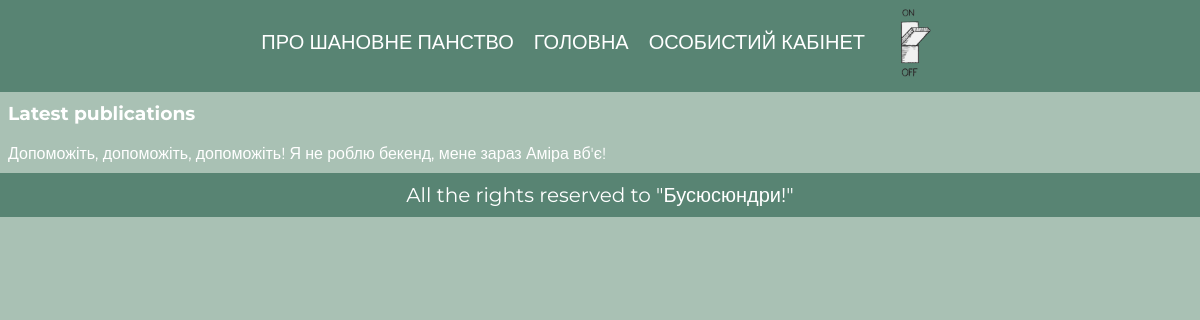
Before: / (signed in) with the older database file.
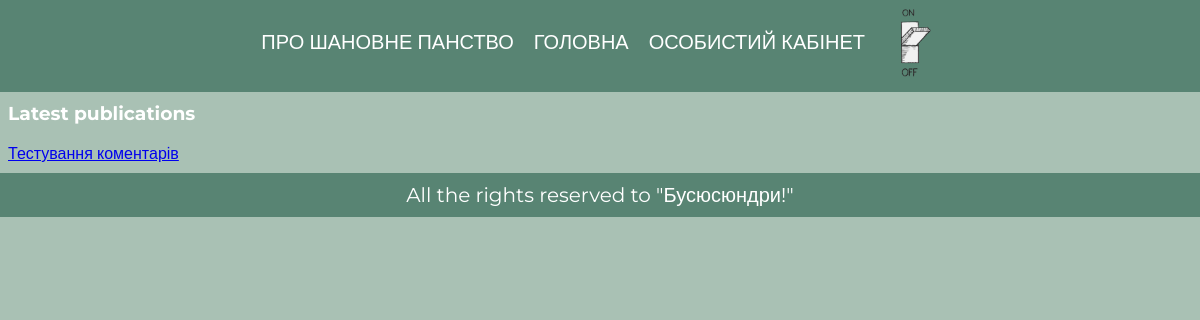
After: the same page with the newer database file.
### app/models.py (models this page shows, shortened)
class Article(models.Model):
    article_title = models.CharField('назва новини', max_length=200)
    article_text = models.TextField('текст новини')
    pub_date = models.DateTimeField('дата публікації')
    class Meta():
      verbose_name = 'Новина'
      verbose_name_plural = 'Новини'

### app/views.py (the view)
# urls.py: path('', views.index, name='Home'),
@login_required
def index(request):
    latest_article_list = Article.objects.order_by('-pub_date')[:5]
    return render(request, 'app/index.html', {'latest_article_list': latest_article_list})

### app/templates/app/index.html (shortened to what this page needs)
{% extends 'app/base.html' %}
{% load static %}
{% block main %}
<section>
  <div class='latest-publications text'>
    <h3 class="latest-publications-h3">Latest publications</h3>
    {% if latest_article_list%}
    {% for a in latest_article_list %}
      <div class=""><a href="/{{a.id}}">{{a.article_title}}</a></div>
    {% endfor %}
  {% else %}
  Допоможіть, допоможіть, допоможіть! Я не роблю бекенд, мене зараз Аміра вб'є!
  {% endif %}
  </div>
</section>
{% endblock %}
{% block footer %}
All the rights reserved to "Бусюсюндри!"
{% endblock %}

Changed rows visible on the page:
added Article: article_title "Тестування коментарів"
Other visible differences:
text no longer shown: "Допоможіть, допоможіть, допоможіть! Я не роблю бекенд, мене зараз Аміра вб'є!"
